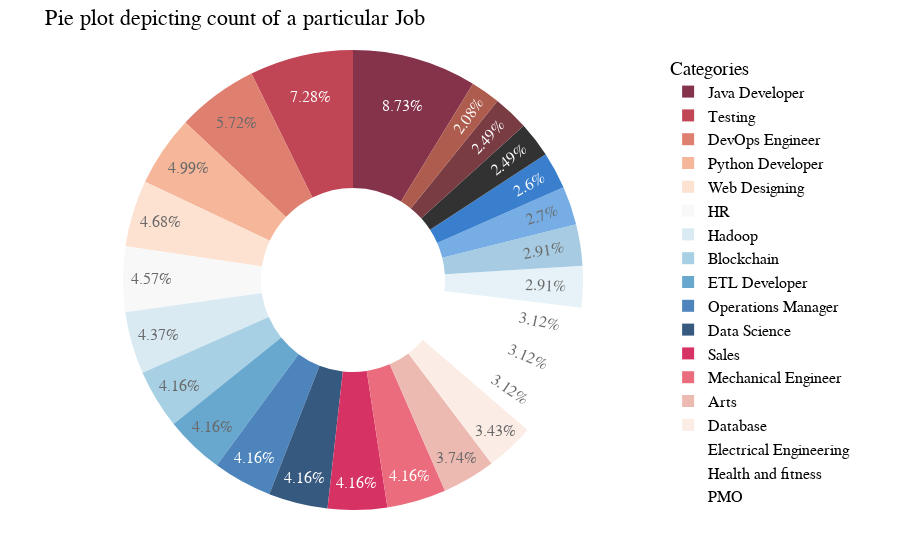

Notebook code for this chart:
### Code cell
# Creating the pie plot
fig = px.pie(plot_data, values='Count', names='Category',
             title='Pie plot depicting count of a particular Job',
             color_discrete_sequence=px.colors.sequential.RdBu,
             hole=0.4,
             labels={'Category': 'Categories', 'Count': 'Count'},
             opacity=0.8,
             )

# Customize the layout
fig.update_layout(
    legend_title='Categories',
    font=dict(family='Arial', size=16, color='black'),
    plot_bgcolor='white',
    margin=dict(t=50, b=50, l=50, r=50)
)

fig.show()

### Figure 1 — Plotly figure (JSON) as saved in the notebook; plotly's stock layout.template omitted (floating-point values rounded to 4 significant figures)
{"data": [{"domain": {"x": [0, 1], "y": [0, 1]}, "hole": 0.4, "hovertemplate": "Categories=%{label}<br>Count=%{value}<extra></extra>", "labels": ["Java Developer", "Testing", "DevOps Engineer", "Python Developer", "Web Designing", "HR", "Hadoop", "Blockchain", "ETL Developer", "Operations Manager", "Data Science", "Sales", "Mechanical Engineer", "Arts", "Database", "Electrical Engineering", "Health and fitness", "PMO", "Business Analyst", "DotNet Developer", "Automation Testing", "Network Security Engineer", "SAP Developer", "Civil Engineer", "Advocate"], "legendgroup": "", "name": "", "opacity": 0.8, "showlegend": true, "type": "pie", "values": [84, 70, 55, 48, 45, 44, 42, 40, 40, 40, 40, 40, 40, 36, 33, 30, 30, 30, 28, 28, 26, 25, 24, 24, 20]}], "layout": {"font": {"color": "black", "family": "Arial", "size": 16}, "legend": {"title": {"text": "Categories"}, "tracegroupgap": 0}, "margin": {"b": 50, "l": 50, "r": 50, "t": 50}, "piecolorway": ["rgb(103,0,31)", "rgb(178,24,43)", "rgb(214,96,77)", "rgb(244,165,130)", "rgb(253,219,199)", "rgb(247,247,247)", "rgb(209,229,240)", "rgb(146,197,222)", "rgb(67,147,195)", "rgb(33,102,172)", "rgb(5,48,97)"], "plot_bgcolor": "white", "title": {"text": "Pie plot depicting count of a particular Job"}}}
